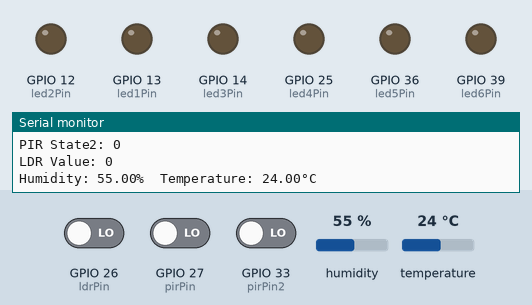
The sketch below on a simulated ESP32. On the bench: output pins drawn as LEDs (lit = HIGH), the last lines printed to the serial monitor. Inputs (shaded band) come from the test bench; at power-on: GPIO 26 (ldrPin) LOW, GPIO 27 (pirPin) LOW, GPIO 33 (pirPin2) LOW, humidity 55 %, temperature 24 °C. WiFi joins after 1.5 s; servers stay silent unless stated; no MQTT or app messages arrive unless stated.

Above: at 2.7 s.
2.8 s: GPIO 26 (ldrPin) driven HIGH
At 3.9 s:
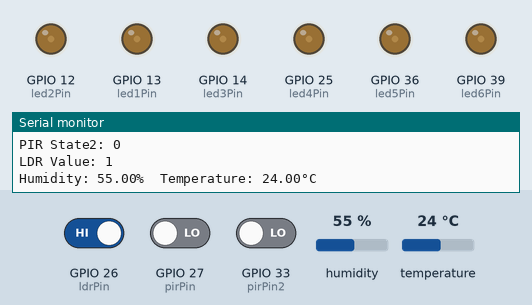
5.1 s: GPIO 27 (pirPin) driven HIGH
At 6.6 s:
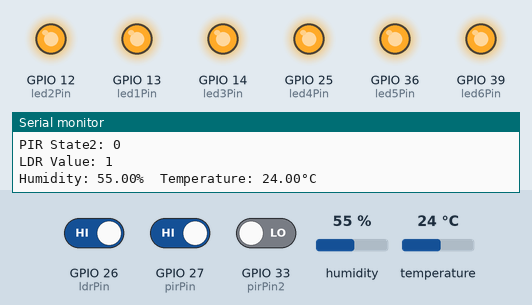
9.1 s: GPIO 27 (pirPin) driven LOW
At 12.8 s:
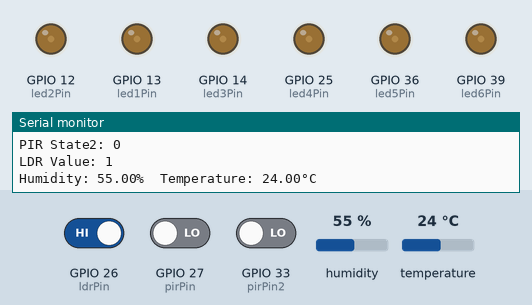
13.1 s: GPIO 33 (pirPin2) driven HIGH
At 14.3 s:
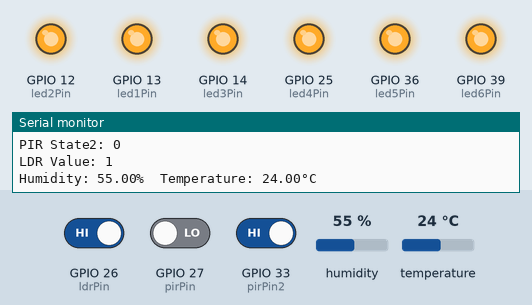
Timing chart, 0 to 16.1 s (numbered marks = the images above; inputs shaded):
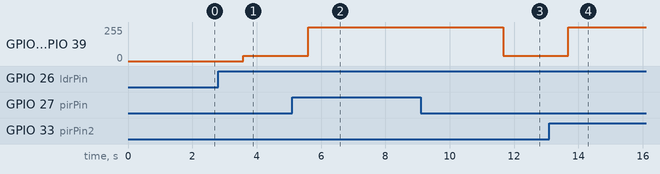

The sketch:

AWS_LED_Lighting.ino
```cpp
#include "secrets.h"
#include <WiFiClientSecure.h>
#include <PubSubClient.h>
#include <ArduinoJson.h>
#include "WiFi.h"
#include <DHT.h>

#define DHTPIN 32     // Digital pin connected to the DHT sensor
#define DHTTYPE DHT11   // DHT 11

#define AWS_IOT_PUBLISH_TOPIC   "esp32/pub"
#define AWS_IOT_SUBSCRIBE_TOPIC "led"
float h ;
float t;

DHT dht(DHTPIN, DHTTYPE);

WiFiClientSecure net = WiFiClientSecure();
PubSubClient client(net);

const int pirPin = 27;  // PIR sensor pin
const int pirPin2 = 33;  // PIR sensor pin
const int ldrPin = 26; // LDR pin
const int led1Pin = 13; // LED 1 pin
const int led2Pin = 12; // LED 2 pin
const int led3Pin = 14; // LED 3 pin
const int led4Pin = 25; // LED 4 pin
const int led5Pin = 36; // LED 4 pin
const int led6Pin = 39; // LED 4 pin
  // Define the pin where the LED is connected
int pirState = LOW;
int pirState2 = LOW;
int ldrValue = 0;
unsigned long lastMotionTime = 0;
const unsigned long motionTimeout = 5000;

void connectAWS() {
  WiFi.mode(WIFI_STA);
  WiFi.begin(WIFI_SSID, WIFI_PASSWORD);

  Serial.println("Connecting to Wi-Fi");

  while (WiFi.status() != WL_CONNECTED) {
    delay(500);
    Serial.print(".");
  }

  // Configure WiFiClientSecure to use the AWS IoT device credentials
  net.setCACert(AWS_CERT_CA);
  net.setCertificate(AWS_CERT_CRT);
  net.setPrivateKey(AWS_CERT_PRIVATE);

  // Connect to the MQTT broker on the AWS endpoint we defined earlier
  client.setServer(AWS_IOT_ENDPOINT, 8883);

  // Create a message handler
  client.setCallback(messageHandler);

  Serial.println("Connecting to AWS IOT");

  while (!client.connect(THINGNAME)) {
    Serial.print(".");
    delay(100);
  }

  if (!client.connected()) {
    Serial.println("AWS IoT Timeout!");
    return;
  }

  // Subscribe to a topic
  client.subscribe(AWS_IOT_SUBSCRIBE_TOPIC);

  Serial.println("AWS IoT Connected!");
}

void publishMessage() {
 StaticJsonDocument<200> doc;
  doc["pirvalue"] = pirState;
  doc["pirvalue2"]= pirState2;
  doc["ldrvalue"] = ldrValue;
  doc["humidity"] = h;
  doc["temperature"] = t;
  char jsonBuffer[512];
  serializeJson(doc, jsonBuffer); // print to client

  client.publish(AWS_IOT_PUBLISH_TOPIC, jsonBuffer);
}
void dimlights()
{
  analogWrite(led1Pin,40);
  analogWrite(led2Pin,40);
  analogWrite(led3Pin,40);
  analogWrite(led4Pin,40);
  analogWrite(led5Pin,40);
  analogWrite(led6Pin,40);
}
void highlights(){
  analogWrite(led1Pin,255);
  analogWrite(led3Pin,255);
  analogWrite(led5Pin,255);
  analogWrite(led2Pin,255);
  analogWrite(led4Pin,255);
  analogWrite(led6Pin,255);
}

void turnoffLeds() {
 analogWrite(led1Pin,0);
  analogWrite(led2Pin,0);
  analogWrite(led3Pin,0);
  analogWrite(led4Pin,0);
  analogWrite(led5Pin,0);
  analogWrite(led6Pin,0);
}


void messageHandler(char* topic, byte* payload, unsigned int length) {
  Serial.print("incoming: ");
  Serial.println(topic);

  StaticJsonDocument<200> doc;
  deserializeJson(doc, payload);
  const int value = doc["message"]; // Assuming the message is either 0 or 1

  if (value == 11) {
    analogWrite(led3Pin, 255);}
    else if(value==10){
      analogWrite(led3Pin,0);
    }
    if(value==11){
  analogWrite(led4Pin, HIGH);
    }
    else if(value==10){
      analogWrite(led4Pin,LOW);
    }

   /* if(value==51){
  digitalWrite(led5Pin, HIGH);
    }
    else if(value==50){
      digitalWrite(led5Pin,LOW);
    }
    if(value==61){
  digitalWrite(led6Pin, HIGH);
    }
    else if(value==60){
      dgitalWrite(led6Pin,LOW);
    }
    if(value==71){
  digitalWrite(led7Pin, HIGH);
    }
    else if(value==70){
      digitalWrite(led7Pin,LOW);
    }
    if(value==81){
  digitalWrite(led8Pin, HIGH);
    }
    else if(value==80){
      dgitalWrite(led8Pin,LOW);
    }
    if(value==91){
  digitalWrite(led9Pin, HIGH);
    }
    else if(value==90){
      dgitalWrite(led9Pin,LOW);
    }
    if(value==101){
  digitalWrite(led10Pin, HIGH);
    }
    else if(value==100){
      dgitalWrite(led10Pin,LOW);
    }
    if(value==?){
  digitalWrite(led2Pin, HIGH);
    }
    else if(value==20){
      dgitalWrite(led2Pin,LOW);
    }*/
}

void setup() {
  Serial.begin(115200);
  connectAWS();

  // Initialize LED pin
  pinMode(pirPin, INPUT);
  pinMode(pirPin2, INPUT);
  pinMode(ldrPin, INPUT);
  pinMode(led1Pin, OUTPUT);
  pinMode(led2Pin, OUTPUT);
  pinMode(led3Pin, OUTPUT);
  pinMode(led4Pin,OUTPUT);
  pinMode(led5Pin,OUTPUT);
  pinMode(led6Pin,OUTPUT);

  // Ensure LED starts in OFF state

}

void loop() {
  pirState = digitalRead(pirPin);
  pirState2=digitalRead(pirPin2);
  ldrValue = digitalRead(ldrPin);

  if (ldrValue ==1) { // LDR senses darkness
    dimlights();
    if (pirState == HIGH) { // PIR detects motion
    highlights();
    delay(1000);
    //count++;
   }

    if(pirState==LOW)
    {
      dimlights();
    }
    if (pirState2 == HIGH) { // PIR detects motion
    highlights();
    delay(1000);

   }

  }

  if(ldrValue==0)
  {
    turnoffLeds();
  }


   h = dht.readHumidity();
  t = dht.readTemperature();


  if (isnan(h) || isnan(t) )  // Check if any reads failed and exit early (to try again).
  {
    Serial.println(F("Failed to read from DHT sensor!"));
    return;
  }

  Serial.print("PIR State: ");
  Serial.println(pirState);
   Serial.print("PIR State2: ");
  Serial.println(pirState2);
  Serial.print("LDR Value: ");
  Serial.println(ldrValue);
  Serial.print(F("Humidity: "));
  Serial.print(h);
  Serial.print(F("%  Temperature: "));
  Serial.print(t);
  Serial.println(F("°C "));

   delay(1000);// Add a short delay to avoid rapid sensor readings
  /*pirState = digitalRead(pirPin);
  ldrValue = digitalRead(ldrPin);

  if (ldrValue ==1) { // LDR senses darkness
    turnOnLeds();
    delay(5000);
  turnoffLeds();}
    else if (pirState == HIGH) { // PIR detects motion
    turnOnLeds();
    lastMotionTime = millis(); // Update last motion time
  } else if (millis() - lastMotionTime > motionTimeout) { // Check if no motion for 10 minutes
    turnoffLeds();
  }


  Serial.print("PIR State: ");
  Serial.println(pirState);
  Serial.print("LDR Value: ");
  Serial.println(ldrValue);

   delay(1000);// Add a short delay to avoid rapid sensor readings*/
  publishMessage();
  client.loop();
  delay(1000);
}
```

secrets.h
```cpp
#include <pgmspace.h>

#define SECRET
#define THINGNAME "Led_Connect"                         //change this

const char WIFI_SSID[] = "HemantS21";               //change this
const char WIFI_PASSWORD[] = "abcdhemant21";           //change this
const char AWS_IOT_ENDPOINT[] = "a1tme0huijwr92-ats.iot.eu-north-1.amazonaws.com";       //change this

// Amazon Root CA 1
static const char AWS_CERT_CA[] PROGMEM = R"EOF(
-----BEGIN CERTIFICATE-----
MIIDQTCCAimgAwIBAgITBmyfz5m/jAo54vB4ikPmljZbyjANBgkqhkiG9w0BAQsF
ADA5MQswCQYDVQQGEwJVUzEPMA0GA1UEChMGQW1hem9uMRkwFwYDVQQDExBBbWF6
b24gUm9vdCBDQSAxMB4XDTE1MDUyNjAwMDAwMFoXDTM4MDExNzAwMDAwMFowOTEL
MAkGA1UEBhMCVVMxDzANBgNVBAoTBkFtYXpvbjEZMBcGA1UEAxMQQW1hem9uIFJv
b3QgQ0EgMTCCASIwDQYJKoZIhvcNAQEBBQADggEPADCCAQoCggEBALJ4gHHKeNXj
ca9HgFB0fW7Y14h29Jlo91ghYPl0hAEvrAIthtOgQ3pOsqTQNroBvo3bSMgHFzZM
9O6II8c+6zf1tRn4SWiw3te5djgdYZ6k/oI2peVKVuRF4fn9tBb6dNqcmzU5L/qw
IFAGbHrQgLKm+a/sRxmPUDgH3KKHOVj4utWp+UhnMJbulHheb4mjUcAwhmahRWa6
VOujw5H5SNz/0egwLX0tdHA114gk957EWW67c4cX8jJGKLhD+rcdqsq08p8kDi1L
93FcXmn/6pUCyziKrlA4b9v7LWIbxcceVOF34GfID5yHI9Y/QCB/IIDEgEw+OyQm
jgSubJrIqg0CAwEAAaNCMEAwDwYDVR0TAQH/BAUwAwEB/zAOBgNVHQ8BAf8EBAMC
AYYwHQYDVR0OBBYEFIQYzIU07LwMlJQuCFmcx7IQTgoIMA0GCSqGSIb3DQEBCwUA
A4IBAQCY8jdaQZChGsV2USggNiMOruYou6r4lK5IpDB/G/wkjUu0yKGX9rbxenDI
U5PMCCjjmCXPI6T53iHTfIUJrU6adTrCC2qJeHZERxhlbI1Bjjt/msv0tadQ1wUs
N+gDS63pYaACbvXy8MWy7Vu33PqUXHeeE6V/Uq2V8viTO96LXFvKWlJbYK8U90vv
o/ufQJVtMVT8QtPHRh8jrdkPSHCa2XV4cdFyQzR1bldZwgJcJmApzyMZFo6IQ6XU
5MsI+yMRQ+hDKXJioaldXgjUkK642M4UwtBV8ob2xJNDd2ZhwLnoQdeXeGADbkpy
rqXRfboQnoZsG4q5WTP468SQvvG5
-----END CERTIFICATE-----
)EOF";

// Device Certificate                                               //change this
static const char AWS_CERT_CRT[] PROGMEM = R"KEY(
-----BEGIN CERTIFICATE-----
MIIDWTCCAkGgAwIBAgIUT9XcB9i7GnAxX6uOs0SZ4JygR+kwDQYJKoZIhvcNAQEL
BQAwTTFLMEkGA1UECwxCQW1hem9uIFdlYiBTZXJ2aWNlcyBPPUFtYXpvbi5jb20g
SW5jLiBMPVNlYXR0bGUgU1Q9V2FzaGluZ3RvbiBDPVVTMB4XDTIzMDkyMzE4MzY0
MloXDTQ5MTIzMTIzNTk1OVowHjEcMBoGA1UEAwwTQVdTIElvVCBDZXJ0aWZpY2F0
ZTCCASIwDQYJKoZIhvcNAQEBBQADggEPADCCAQoCggEBAMCbZSGUgpGfJQdOls03
+IEaEiLwHUxQRHSe8zQPGe137M+AcBv4qGa39LR5w31ruhLkPb58YA9VwDCmV2sF
ELlWXEtptBri1LegHsTjsh+/s01EFPM9rEdXmtjKnpIkafEPVWHdWn/zh2MGn8xU
W8+4m+JH3JBKFHnkG039NGVtY5woAsg0y7layl0mQVoTiLMl5hmgDzWUOtCoXX0u
h/Wadj0OKgNYwrtOWnGO0rb6REZMWQCSFJcyLDCR6Q6mZO4u5coWHAOnefSqGNs8
uAJiprnXQf2uJXOl5FbMvpqu3NHUBrW5143ZlCattOOWap7N3lCUiO7bwH5LQeoS
c9ECAwEAAaNgMF4wHwYDVR0jBBgwFoAUTSJXd9yOcQLk9e3Hz0rP/PWwV24wHQYD
VR0OBBYEFHR+QezjU3/CcfAPv6Mwgch+MWRdMAwGA1UdEwEB/wQCMAAwDgYDVR0P
AQH/BAQDAgeAMA0GCSqGSIb3DQEBCwUAA4IBAQAJkef4RisUq1l2foI5nPdvVs03
poXDXRzr/C4GFgrOdL+J4lIBaYpZp3qqTwIzBfvRAOzGJJsuv7tV9s8RVq9xPp9+
31ghJ21WEranlgdRJRJc8jL0NgsrldPt8asOFdwNHaYIZzHMA1hxDAlu5XT5TyU+
ZgkXQw5lq7iJ4zY3SFNDT3vJ0/vkrXuzUjfUui+KPCC3519blRluNaQ/QIqCHvb0
0sWwBFuW2/zo85BpE9tsJACRPHdYWUPMVBU9u4Fy5U9STfKKxa3KUvbpJuJivZBu
r4C6Nwb4PxVvgG6tqf33qVU+eq/JTx3qaHLSWSJnna3Gdsim7omO22VSd2tH
-----END CERTIFICATE-----


)KEY";

// Device Private Key                                               //change this
static const char AWS_CERT_PRIVATE[] PROGMEM = R"KEY(
-----BEGIN RSA PRIVATE KEY-----
MIIEpAIBAAKCAQEAwJtlIZSCkZ8lB06WzTf4gRoSIvAdTFBEdJ7zNA8Z7Xfsz4Bw
G/ioZrf0tHnDfWu6EuQ9vnxgD1XAMKZXawUQuVZcS2m0GuLUt6AexOOyH7+zTUQU
8z2sR1ea2MqekiRp8Q9VYd1af/OHYwafzFRbz7ib4kfckEoUeeQbTf00ZW1jnCgC
yDTLuVrKXSZBWhOIsyXmGaAPNZQ60KhdfS6H9Zp2PQ4qA1jCu05acY7StvpERkxZ
AJIUlzIsMJHpDqZk7i7lyhYcA6d59KoY2zy4AmKmuddB/a4lc6XkVsy+mq7c0dQG
tbnXjdmUJq2045Zqns3eUJSI7tvAfktB6hJz0QIDAQABAoIBAQCwh/zaGUbO92E1
4EcBUtJ2aZHD6fXAczU6+lCIH2sxJqCq0tpuGKsocmRbYdrWQn1qQT2CMHbOt1aO
gHdRBHR+mnO/PuOvXMWAg8aPyO4CgW5yW/sjshwLy3SGTLen1K4xHk+wgfQnn+ov
zet6mLsJmPdvH1Q9/1fjHDoWcgOrDU9E/SD2LzPNgydqzEda0EvbQlEBSfmvS22B
g7fzqBWR3yvNgt+5vzbgQRMlVf1ulomyhmZv1eiRdVoLoAGse9GDgw1mSzXi+g9F
WWh3o2JR3HFRKZsU8dpCvwWn3/HWSckAeMzwngNI6TB/+ChN/aJ9mP16tOGqMPPB
2Dd1oLlRAoGBAOc6eItpxNrtEB5CoUJGA/yhmj72U+r6rO3LvPBlGjrx40rz2T2T
adUjFLg7E8MOARErOKAY92oaBvIpWAjQZJVGQmPkg5Pc6Mpk1sAichvekIc6ohmc
uFnV0nYPOkTaTdn27yqAAPGyenVizipx1ULhS4WR0bS4P7GZPoxxHOV9AoGBANU9
t6zINE7dIXOPoj7GxKzkMZ50K+VjGfIqA6p322P/yYFUumFEKe1jV/WtH4Qx9+PX
sQz+0lIMbLi1kmyg2q1hWk/DMXhreyv+t67tYCBX31sB8j2P9fKrih2gr6QcDd91
dQjVoix+fWLxMzayfj7Y63Hpu3m/8Dw/HdycOcflAoGAXLtjWq3pZ89I9onMOFLy
CGAbBwMs9oDf12Is/M/fLCKUABw5VGuJNxQhnBz9OO2l2efWhsZcey3C+V1BVA+X
NxJ9T6h2aFdg+MJmKZnm32xr0//cwJ7MhCKvi+9hc/mE3VQd6JJ7TnNAj1E302fh
mjfWXNP1IR//U09c+V/nsdUCgYEAkzdJoBqTqkKV/o8SBt75FxdvfiJbz8CsP/hr
kXuv1gjYV9Zj2hTSEVZ9elnsITrSFdVqITunfgef46FPFnmynvJQBDMQ6z7gyU3Q
CA9PRuUDiXP9hizmMoPlFXFC8TyBA122z8OVc7xb2jwFDGUMLV1apskjqfkt5Jn6
hrzAU1UCgYBCU9b8IvskqFtFHhpDgnU+lbfSblUmPsDxWZmxZ3CBm9MCs2LxoMHz
RyPC8pzSp8F+lg+xGQtAFEcB3Z7lL5cvY5gg6FGfWyExPU/9BMRqSuSMBjB2Qtar
e0x0IUd2wMm1ZFwj3r8ADPNwGboUDhVHa1C/2224Zhl+05lQ7fvb1A==
-----END RSA PRIVATE KEY-----
)KEY";
```

Measured:
- after the input at 2.8 s, GPIO 12 (led2Pin), GPIO 13 (led1Pin), GPIO 14 (led3Pin), GPIO 25 (led4Pin), GPIO 36 (led5Pin), GPIO 39 (led6Pin): 0/255 → 40/255 after 0.78 s
- after the input at 5.1 s, GPIO 12 (led2Pin), GPIO 13 (led1Pin), GPIO 14 (led3Pin), GPIO 25 (led4Pin), GPIO 36 (led5Pin), GPIO 39 (led6Pin): 40/255 → 255/255 after 0.50 s
- after the input at 9.1 s, GPIO 12 (led2Pin), GPIO 13 (led1Pin), GPIO 14 (led3Pin), GPIO 25 (led4Pin), GPIO 36 (led5Pin), GPIO 39 (led6Pin): 255/255 → 40/255 after 2.6 s
- after the input at 13.1 s, GPIO 12 (led2Pin), GPIO 13 (led1Pin), GPIO 14 (led3Pin), GPIO 25 (led4Pin), GPIO 36 (led5Pin), GPIO 39 (led6Pin): 40/255 → 255/255 after 0.58 s
